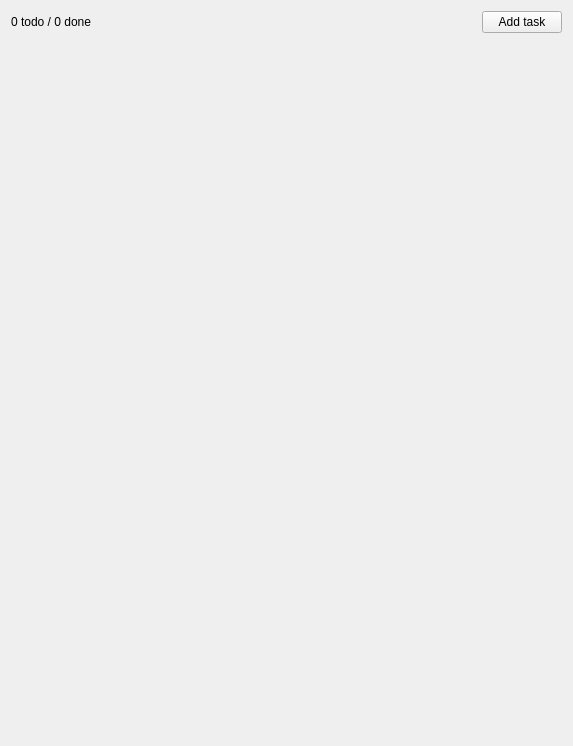
<?xml version="1.0" encoding="UTF-8"?>
<ui version="4.0">
 <class>MainWindow</class>
 <widget class="QMainWindow" name="MainWindow">
  <property name="geometry">
   <rect>
    <x>0</x>
    <y>0</y>
    <width>573</width>
    <height>746</height>
   </rect>
  </property>
  <property name="windowTitle">
   <string>Todo</string>
  </property>
  <widget class="QWidget" name="centralWidget">
   <layout class="QVBoxLayout" name="verticalLayout">
    <item>
     <layout class="QHBoxLayout" name="toolbarLayout">
      <item>
       <widget class="QLabel" name="statusLabel">
        <property name="text">
         <string>0 todo / 0 done</string>
        </property>
       </widget>
      </item>
      <item>
       <spacer name="horizontalSpacer">
        <property name="orientation">
         <enum>Qt::Horizontal</enum>
        </property>
        <property name="sizeHint" stdset="0">
         <size>
          <width>40</width>
          <height>20</height>
         </size>
        </property>
       </spacer>
      </item>
      <item>
       <widget class="QPushButton" name="addTaskButton">
        <property name="text">
         <string>Add task</string>
        </property>
       </widget>
      </item>
     </layout>
    </item>
    <item>
     <layout class="QVBoxLayout" name="tasksLayout">
      <item>
       <spacer name="verticalSpacer">
        <property name="orientation">
         <enum>Qt::Vertical</enum>
        </property>
        <property name="sizeHint" stdset="0">
         <size>
          <width>20</width>
          <height>40</height>
         </size>
        </property>
       </spacer>
      </item>
     </layout>
    </item>
   </layout>
  </widget>
 </widget>
 <layoutdefault spacing="6" margin="11"/>
 <resources/>
 <connections/>
</ui>
